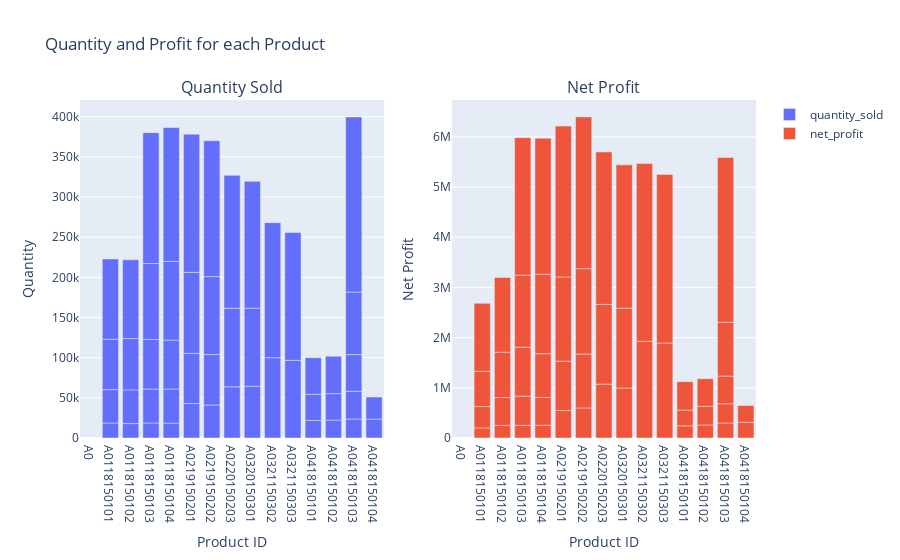

The cell this chart's notebook holds for it:
### Markdown cell above
## Conclusion

### Code cell
# graph quantity sold and profit by product

# Create figure with subplots
fig = make_subplots(rows=1, cols=2, subplot_titles=("Quantity Sold", "Net Profit"))

# Add traces for Quantity Sold
fig.add_trace(
    go.Bar(x=amt_sold["product_code"], y=amt_sold['quantity_sold'], name="quantity_sold"),
    row=1, col=1
)

# Add traces for Total Revenue
fig.add_trace(
    go.Bar(x=profit["product_code"], y=profit['net_profit'], name="net_profit"),
    row=1, col=2
)

# Add figure title
fig.update_layout(
    title_text="Quantity and Profit for each Product"
)

# Set x-axis title
fig.update_xaxes(title_text="Product ID", row=1, col=1)
fig.update_xaxes(title_text="Product ID", row=1, col=2)

# Set y-axes titles
fig.update_yaxes(title_text="Quantity", row=1, col=1)
fig.update_yaxes(title_text="Net Profit", row=1, col=2)

fig.show()

### Figure 1 — Plotly figure (JSON) as saved in the notebook; plotly's stock layout.template omitted (floating-point values rounded to 4 significant figures)
{"data": [{"name": "quantity_sold", "type": "bar", "x": ["A0", "A0118150101", "A0118150101", "A0118150101", "A0118150101", "A0118150102", "A0118150102", "A0118150102", "A0118150102", "A0118150103", "A0118150103", "A0118150103", "A0118150103", "A0118150103", "A0118150104", "A0118150104", "A0118150104", "A0118150104", "A0118150104", "A0219150201", "A0219150201", "A0219150201", "A0219150201", "A0219150202", "A0219150202", "A0219150202", "A0219150202", "A0220150203", "A0220150203", "A0220150203", "A0320150301", "A0320150301", "A0320150301", "A0321150302", "A0321150302", "A0321150303", "A0321150303", "A0418150101", "A0418150101", "A0418150101", "A0418150102", "A0418150102", "A0418150102", "A0418150103", "A0418150103", "A0418150103", "A0418150103", "A0418150103", "A0418150104", "A0418150104"], "xaxis": "x", "y": [null, 18664, 41608, 62631, 100039, 17953, 41945, 63902, 98124, 18754, 42191, 61748, 94481, 162972, 18534, 42408, 60961, 97931, 166735, 42932, 62464, 100799, 172000, 41074, 62827, 97091, 169156, 63680, 97815, 165516, 64502, 97160, 157906, 99955, 168127, 96691, 159123, 21842, 32453, 45758, 22315, 32880, 46530, 23667, 34563, 45581, 77857, 218083, 23542, 27465], "yaxis": "y"}, {"name": "net_profit", "type": "bar", "x": ["A0", "A0118150101", "A0118150101", "A0118150101", "A0118150101", "A0118150102", "A0118150102", "A0118150102", "A0118150102", "A0118150103", "A0118150103", "A0118150103", "A0118150103", "A0118150103", "A0118150104", "A0118150104", "A0118150104", "A0118150104", "A0118150104", "A0219150201", "A0219150201", "A0219150201", "A0219150201", "A0219150202", "A0219150202", "A0219150202", "A0219150202", "A0220150203", "A0220150203", "A0220150203", "A0320150301", "A0320150301", "A0320150301", "A0321150302", "A0321150302", "A0321150303", "A0321150303", "A0418150101", "A0418150101", "A0418150101", "A0418150102", "A0418150102", "A0418150102", "A0418150103", "A0418150103", "A0418150103", "A0418150103", "A0418150103", "A0418150104", "A0418150104"], "xaxis": "x2", "y": [null, 201100.0, 425900.0, 702200.0, 1355000.0, 251100.0, 555200.0, 903600.0, 1489000.0, 251600.0, 582800.0, 975900.0, 1435000.0, 2739000.0, 253500.0, 554800.0, 871400.0, 1582000.0, 2712000.0, 547000.0, 983400.0, 1678000.0, 3007000.0, 599100.0, 1074000.0, 1702000.0, 3024000.0, 1073000.0, 1590000.0, 3037000.0, 996200.0, 1590000.0, 2857000.0, 1928000.0, 3542000.0, 1893000.0, 3360000.0, 242500.0, 313700.0, 567200.0, 259300.0, 372500.0, 550200.0, 298400.0, 384200.0, 551500.0, 1073000.0, 3284000.0, 312600.0, 334800.0], "yaxis": "y2"}], "layout": {"annotations": [{"font": {"size": 16}, "showarrow": false, "text": "Quantity Sold", "x": 0.225, "xanchor": "center", "xref": "paper", "y": 1, "yanchor": "bottom", "yref": "paper"}, {"font": {"size": 16}, "showarrow": false, "text": "Net Profit", "x": 0.775, "xanchor": "center", "xref": "paper", "y": 1, "yanchor": "bottom", "yref": "paper"}], "title": {"text": "Quantity and Profit for each Product"}, "xaxis": {"anchor": "y", "domain": [0, 0.45], "title": {"text": "Product ID"}}, "xaxis2": {"anchor": "y2", "domain": [0.55, 1], "title": {"text": "Product ID"}}, "yaxis": {"anchor": "x", "domain": [0, 1], "title": {"text": "Quantity"}}, "yaxis2": {"anchor": "x2", "domain": [0, 1], "title": {"text": "Net Profit"}}}}
